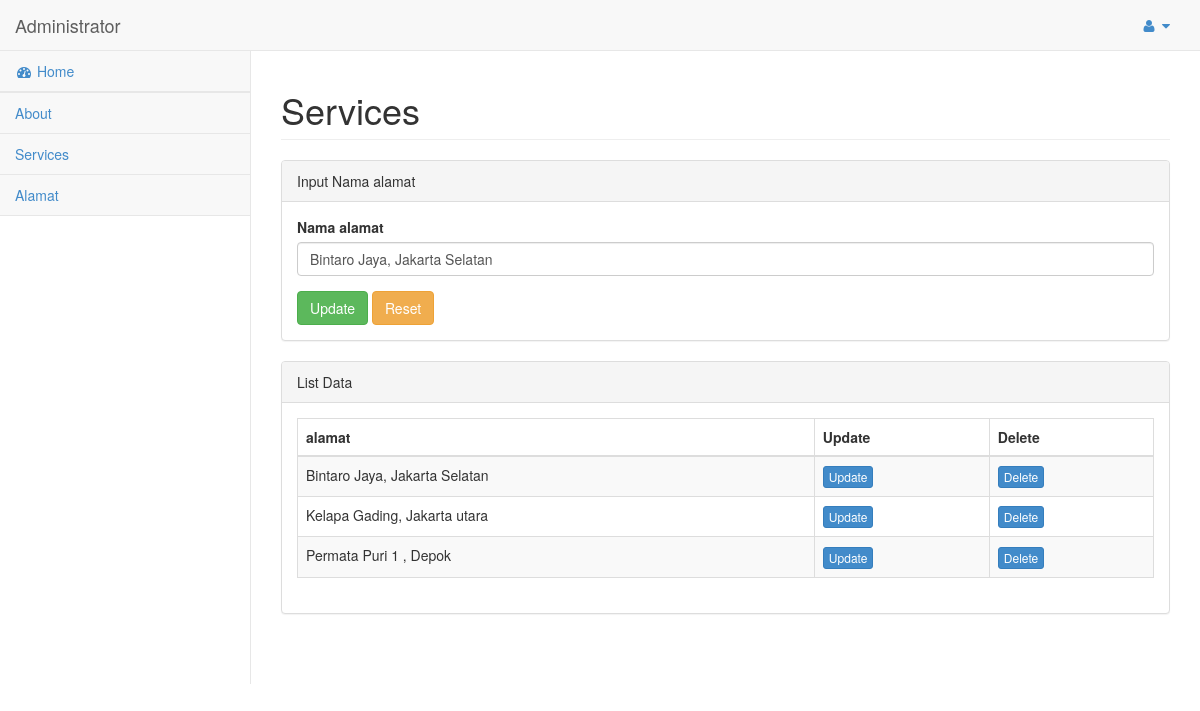
Page /admin/index.php?alamat-update=3 (signed in) on the committed database.
### tables this page shows
CREATE TABLE `alamat` (
  `id_alamat` int(11) NOT NULL,
  `nama_alamat` varchar(255) NOT NULL
);

### admin/page/blog/alamat-update.php (the view, shortened to what this page needs)
<?php
    $alamat_id = $_GET["alamat-update"];
    $edit = mysqli_query($conn, "SELECT * FROM alamat WHERE id_alamat = '$alamat_id' ");
    $row_edit = mysqli_fetch_array($edit);
    $alamat = mysqli_query($conn,"SELECT * FROM alamat ORDER BY id_alamat ASC");
?>
<div class="row">
    <div class="col-lg-12">
        <h1 class="page-header">Services</h1>
    </div>
</div>
<div class="row">
    <div class="col-lg-12">
        <div class="panel panel-default">
            <div class="panel-heading">
                Input Nama alamat
            </div>
            <div class="panel-body">
                <div class="row">
                    <div class="col-lg-12">
                        <form role="form" action="" method="post" enctype="multipart/form-data" >
                            <div class="form-group">
                                <label>Nama alamat</label>
                                <input class="form-control" type="text" name="alamat" value="<?php echo $row_edit['nama_alamat'] ?>"/>
                            </div>
                            <button type="submit" name="update" class="btn btn-success">Update</button>
                            <button type="reset" class="btn btn-warning">Reset</button>
                        </form>
                    </div>
                </div>
            </div>
        </div>
        <div class="panel panel-default">
            <div class="panel-heading">
                List Data
            </div>
            <div class="panel-body">
                <div class="table-responsive">
                    <table class="table table-striped table-bordered table-hover" id="dataTables-example">
                        <thead>
                            <tr>
                                <th>alamat</th>
                                <th>Update</th>
                                <th>Delete</th>
                            </tr>
                        </thead>
                        <tbody>
                        <?php if(mysqli_num_rows($alamat)) { ?>
                            <?php while ($row_alamat=mysqli_fetch_array($alamat)) { ?>
                                <tr>
                                    <td><?php echo $row_alamat['nama_alamat']?></td>
                                    <td class="center"><a href="index.php?alamat-update=<?php echo $row_alamat['id_alamat'] ?>" class="btn btn-primary btn-xs" type="button">Update</a></td>
                                    <td class="center"><a href="index.php?alamat-delete=<?php echo $row_alamat['id_alamat'] ?>" class="btn btn-primary btn-xs" type="button">Delete</a></td>
                                </tr>
                                <?php } ?>
                            <?php } ?>
                        </tbody>
                    </table>
                </div>
            </div>
        </div>
    </div>
</div>

### rows in the picture
alamat: alamat "Bintaro Jaya, Jakarta Selatan", nama_alamat "Bintaro Jaya, Jakarta Selatan"
alamat: nama_alamat "Kelapa Gading, Jakarta utara"
alamat: nama_alamat "Permata Puri 1 , Depok"
